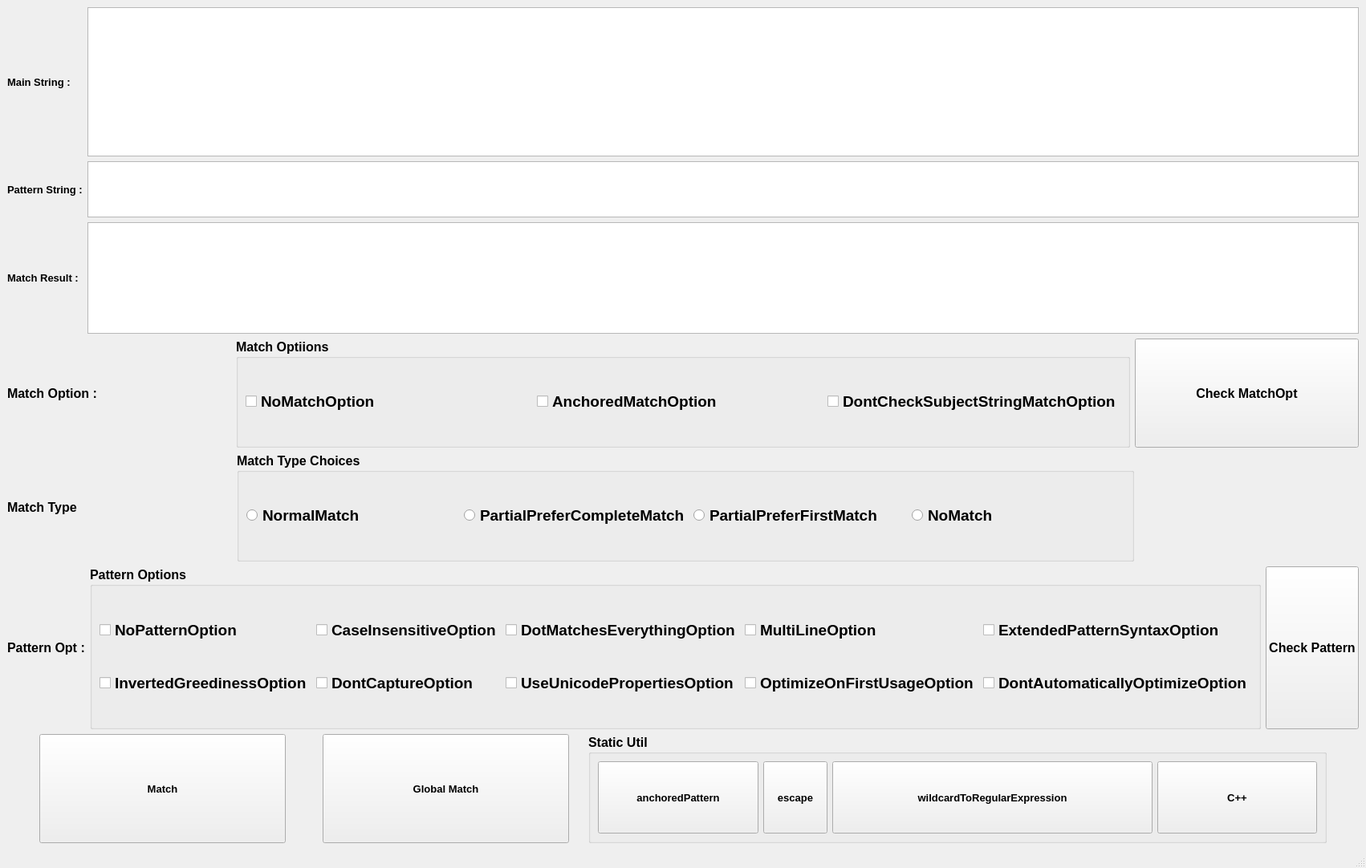
<?xml version="1.0" encoding="UTF-8"?>
<ui version="4.0">
 <class>MainWindow</class>
 <widget class="QMainWindow" name="MainWindow">
  <property name="geometry">
   <rect>
    <x>0</x>
    <y>0</y>
    <width>1250</width>
    <height>1082</height>
   </rect>
  </property>
  <property name="windowTitle">
   <string>Regular Expression Util</string>
  </property>
  <widget class="QWidget" name="centralwidget">
   <layout class="QVBoxLayout" name="verticalLayout" stretch="6,2,2,3,2">
    <item>
     <layout class="QGridLayout" name="gridLayout" rowstretch="4,1,3" rowminimumheight="0,0,0">
      <item row="0" column="0">
       <widget class="QLabel" name="label">
        <property name="font">
         <font>
          <family>Arial</family>
          <pointsize>10</pointsize>
          <weight>75</weight>
          <bold>true</bold>
         </font>
        </property>
        <property name="text">
         <string>Main String :</string>
        </property>
       </widget>
      </item>
      <item row="0" column="1">
       <widget class="QPlainTextEdit" name="mainTxt"/>
      </item>
      <item row="2" column="0">
       <widget class="QLabel" name="label_3">
        <property name="font">
         <font>
          <family>Arial</family>
          <pointsize>10</pointsize>
          <weight>75</weight>
          <bold>true</bold>
         </font>
        </property>
        <property name="text">
         <string>Match Result :</string>
        </property>
       </widget>
      </item>
      <item row="1" column="0">
       <widget class="QLabel" name="label_2">
        <property name="font">
         <font>
          <family>Arial</family>
          <pointsize>10</pointsize>
          <weight>75</weight>
          <bold>true</bold>
         </font>
        </property>
        <property name="text">
         <string>Pattern String :</string>
        </property>
       </widget>
      </item>
      <item row="2" column="1">
       <widget class="QPlainTextEdit" name="resultTxt"/>
      </item>
      <item row="1" column="1">
       <widget class="QPlainTextEdit" name="patternTxt"/>
      </item>
     </layout>
    </item>
    <item>
     <layout class="QHBoxLayout" name="horizontalLayout_4" stretch="1,4,1">
      <item>
       <widget class="QLabel" name="label_4">
        <property name="font">
         <font>
          <family>Arial</family>
          <pointsize>12</pointsize>
          <weight>75</weight>
          <bold>true</bold>
         </font>
        </property>
        <property name="text">
         <string>Match Option : </string>
        </property>
       </widget>
      </item>
      <item>
       <widget class="QGroupBox" name="matchOptBox">
        <property name="font">
         <font>
          <family>Arial</family>
          <pointsize>12</pointsize>
          <weight>75</weight>
          <bold>true</bold>
         </font>
        </property>
        <property name="title">
         <string>Match Optiions</string>
        </property>
        <layout class="QHBoxLayout" name="horizontalLayout_6">
         <item>
          <widget class="QCheckBox" name="mthOpt_NoMthOpt_chk">
           <property name="font">
            <font>
             <family>Arial</family>
             <pointsize>14</pointsize>
             <weight>75</weight>
             <bold>true</bold>
            </font>
           </property>
           <property name="toolTip">
            <string>No Match Option</string>
           </property>
           <property name="text">
            <string>NoMatchOption</string>
           </property>
          </widget>
         </item>
         <item>
          <widget class="QCheckBox" name="mthOpt_AnchoredMthOpt_chk">
           <property name="font">
            <font>
             <family>Arial</family>
             <pointsize>14</pointsize>
             <weight>75</weight>
             <bold>true</bold>
            </font>
           </property>
           <property name="toolTip">
            <string>Anchored Match Option</string>
           </property>
           <property name="text">
            <string>AnchoredMatchOption</string>
           </property>
          </widget>
         </item>
         <item>
          <widget class="QCheckBox" name="mtchOpt_dontchkSubStrMthOpt_chk">
           <property name="font">
            <font>
             <family>Arial</family>
             <pointsize>14</pointsize>
             <weight>75</weight>
             <bold>true</bold>
            </font>
           </property>
           <property name="toolTip">
            <string>Don't CheckSubject String Match Option</string>
           </property>
           <property name="text">
            <string>DontCheckSubjectStringMatchOption</string>
           </property>
          </widget>
         </item>
        </layout>
       </widget>
      </item>
      <item>
       <widget class="QPushButton" name="matchValidBtn">
        <property name="sizePolicy">
         <sizepolicy hsizetype="Minimum" vsizetype="Preferred">
          <horstretch>0</horstretch>
          <verstretch>0</verstretch>
         </sizepolicy>
        </property>
        <property name="font">
         <font>
          <family>Arial</family>
          <pointsize>12</pointsize>
          <weight>75</weight>
          <bold>true</bold>
         </font>
        </property>
        <property name="text">
         <string>Check MatchOpt</string>
        </property>
       </widget>
      </item>
     </layout>
    </item>
    <item>
     <layout class="QHBoxLayout" name="horizontalLayout_3" stretch="1,4,1">
      <item>
       <widget class="QLabel" name="label_6">
        <property name="font">
         <font>
          <family>Arial</family>
          <pointsize>12</pointsize>
          <weight>75</weight>
          <bold>true</bold>
         </font>
        </property>
        <property name="text">
         <string>Match Type</string>
        </property>
       </widget>
      </item>
      <item>
       <widget class="QGroupBox" name="groupBox">
        <property name="font">
         <font>
          <family>Arial</family>
          <pointsize>12</pointsize>
          <weight>75</weight>
          <bold>true</bold>
         </font>
        </property>
        <property name="title">
         <string>Match Type Choices</string>
        </property>
        <layout class="QHBoxLayout" name="horizontalLayout_7">
         <item>
          <widget class="QRadioButton" name="mthTy_normalMth_rBtn">
           <property name="font">
            <font>
             <family>Arial</family>
             <pointsize>14</pointsize>
             <weight>75</weight>
             <bold>true</bold>
            </font>
           </property>
           <property name="toolTip">
            <string>No Match</string>
           </property>
           <property name="text">
            <string>NormalMatch</string>
           </property>
          </widget>
         </item>
         <item>
          <widget class="QRadioButton" name="mthTy_partialPreCmpMth_rBtn">
           <property name="font">
            <font>
             <family>Arial</family>
             <pointsize>14</pointsize>
             <weight>75</weight>
             <bold>true</bold>
            </font>
           </property>
           <property name="toolTip">
            <string>Partial Prefer Complete Match</string>
           </property>
           <property name="text">
            <string>PartialPreferCompleteMatch</string>
           </property>
          </widget>
         </item>
         <item>
          <widget class="QRadioButton" name="mthTy_partPre1stMth_rBtn">
           <property name="font">
            <font>
             <family>Arial</family>
             <pointsize>14</pointsize>
             <weight>75</weight>
             <bold>true</bold>
            </font>
           </property>
           <property name="toolTip">
            <string>Partial Prefer First Match</string>
           </property>
           <property name="text">
            <string>PartialPreferFirstMatch</string>
           </property>
          </widget>
         </item>
         <item>
          <widget class="QRadioButton" name="mthTy_noMth_rBtn">
           <property name="font">
            <font>
             <family>Arial</family>
             <pointsize>14</pointsize>
             <weight>75</weight>
             <bold>true</bold>
            </font>
           </property>
           <property name="toolTip">
            <string>No Match</string>
           </property>
           <property name="text">
            <string>NoMatch</string>
           </property>
          </widget>
         </item>
        </layout>
       </widget>
      </item>
      <item>
       <spacer name="horizontalSpacer_5">
        <property name="orientation">
         <enum>Qt::Horizontal</enum>
        </property>
        <property name="sizeHint" stdset="0">
         <size>
          <width>40</width>
          <height>20</height>
         </size>
        </property>
       </spacer>
      </item>
     </layout>
    </item>
    <item>
     <layout class="QHBoxLayout" name="horizontalLayout_2" stretch="1,4,2">
      <item>
       <widget class="QLabel" name="label_5">
        <property name="font">
         <font>
          <family>Arial</family>
          <pointsize>12</pointsize>
          <weight>75</weight>
          <bold>true</bold>
         </font>
        </property>
        <property name="text">
         <string>Pattern Opt :</string>
        </property>
       </widget>
      </item>
      <item>
       <widget class="QGroupBox" name="patternOptBox">
        <property name="font">
         <font>
          <family>Arial</family>
          <pointsize>12</pointsize>
          <weight>75</weight>
          <bold>true</bold>
         </font>
        </property>
        <property name="title">
         <string>Pattern Options</string>
        </property>
        <layout class="QGridLayout" name="gridLayout_2">
         <item row="0" column="0">
          <widget class="QCheckBox" name="ptnOpt_0_chk">
           <property name="font">
            <font>
             <family>Arial</family>
             <pointsize>14</pointsize>
             <weight>75</weight>
             <bold>true</bold>
            </font>
           </property>
           <property name="toolTip">
            <string>No Pattern Option</string>
           </property>
           <property name="text">
            <string>NoPatternOption</string>
           </property>
          </widget>
         </item>
         <item row="0" column="1">
          <widget class="QCheckBox" name="ptnOpt_1_chk">
           <property name="font">
            <font>
             <family>Arial</family>
             <pointsize>14</pointsize>
             <weight>75</weight>
             <bold>true</bold>
            </font>
           </property>
           <property name="toolTip">
            <string>Case Insensitive Option</string>
           </property>
           <property name="text">
            <string>CaseInsensitiveOption</string>
           </property>
          </widget>
         </item>
         <item row="0" column="2">
          <widget class="QCheckBox" name="ptnOpt_2_chk">
           <property name="font">
            <font>
             <family>Arial</family>
             <pointsize>14</pointsize>
             <weight>75</weight>
             <bold>true</bold>
            </font>
           </property>
           <property name="toolTip">
            <string>Dot Matches Everything Option</string>
           </property>
           <property name="text">
            <string>DotMatchesEverythingOption</string>
           </property>
          </widget>
         </item>
         <item row="0" column="3">
          <widget class="QCheckBox" name="ptnOpt_3_chk">
           <property name="font">
            <font>
             <family>Arial</family>
             <pointsize>14</pointsize>
             <weight>75</weight>
             <bold>true</bold>
            </font>
           </property>
           <property name="toolTip">
            <string>MultiLine Option</string>
           </property>
           <property name="text">
            <string>MultiLineOption</string>
           </property>
          </widget>
         </item>
         <item row="0" column="4">
          <widget class="QCheckBox" name="ptnOpt_4_chk">
           <property name="font">
            <font>
             <family>Arial</family>
             <pointsize>14</pointsize>
             <weight>75</weight>
             <bold>true</bold>
            </font>
           </property>
           <property name="toolTip">
            <string>Extended Pattern Syntax Option</string>
           </property>
           <property name="text">
            <string>ExtendedPatternSyntaxOption</string>
           </property>
          </widget>
         </item>
         <item row="1" column="0">
          <widget class="QCheckBox" name="ptnOpt_5_chk">
           <property name="font">
            <font>
             <family>Arial</family>
             <pointsize>14</pointsize>
             <weight>75</weight>
             <bold>true</bold>
            </font>
           </property>
           <property name="toolTip">
            <string>Inverted Greediness Option</string>
           </property>
           <property name="text">
            <string>InvertedGreedinessOption</string>
           </property>
          </widget>
         </item>
         <item row="1" column="1">
          <widget class="QCheckBox" name="ptnOpt_6_chk">
           <property name="font">
            <font>
             <family>Arial</family>
             <pointsize>14</pointsize>
             <weight>75</weight>
             <bold>true</bold>
            </font>
           </property>
           <property name="toolTip">
            <string>Don't Capture Option</string>
           </property>
           <property name="text">
            <string>DontCaptureOption</string>
           </property>
          </widget>
         </item>
         <item row="1" column="2">
          <widget class="QCheckBox" name="ptnOpt_7_chk">
           <property name="font">
            <font>
             <family>Arial</family>
             <pointsize>14</pointsize>
             <weight>75</weight>
             <bold>true</bold>
            </font>
           </property>
           <property name="toolTip">
            <string>Use Unicode Properties Option</string>
           </property>
           <property name="text">
            <string>UseUnicodePropertiesOption</string>
           </property>
          </widget>
         </item>
         <item row="1" column="3">
          <widget class="QCheckBox" name="ptnOpt_8_chk">
           <property name="font">
            <font>
             <family>Arial</family>
             <pointsize>14</pointsize>
             <weight>75</weight>
             <bold>true</bold>
            </font>
           </property>
           <property name="toolTip">
            <string>Optimize On FirstUsage Option</string>
           </property>
           <property name="text">
            <string>OptimizeOnFirstUsageOption</string>
           </property>
          </widget>
         </item>
         <item row="1" column="4">
          <widget class="QCheckBox" name="ptnOpt_9_chk">
           <property name="font">
            <font>
             <family>Arial</family>
             <pointsize>14</pointsize>
             <weight>75</weight>
             <bold>true</bold>
            </font>
           </property>
           <property name="toolTip">
            <string>Don't AutomaticallyOptimize Option</string>
           </property>
           <property name="text">
            <string>DontAutomaticallyOptimizeOption</string>
           </property>
          </widget>
         </item>
        </layout>
       </widget>
      </item>
      <item>
       <widget class="QPushButton" name="checkPatternBtn">
        <property name="sizePolicy">
         <sizepolicy hsizetype="Minimum" vsizetype="Preferred">
          <horstretch>0</horstretch>
          <verstretch>0</verstretch>
         </sizepolicy>
        </property>
        <property name="font">
         <font>
          <family>Arial</family>
          <pointsize>12</pointsize>
          <weight>75</weight>
          <bold>true</bold>
         </font>
        </property>
        <property name="text">
         <string>Check Pattern</string>
        </property>
       </widget>
      </item>
     </layout>
    </item>
    <item>
     <layout class="QHBoxLayout" name="horizontalLayout" stretch="0,1,0,1,0,3,0">
      <item>
       <spacer name="horizontalSpacer">
        <property name="orientation">
         <enum>Qt::Horizontal</enum>
        </property>
        <property name="sizeHint" stdset="0">
         <size>
          <width>40</width>
          <height>20</height>
         </size>
        </property>
       </spacer>
      </item>
      <item>
       <widget class="QPushButton" name="matchBtn">
        <property name="sizePolicy">
         <sizepolicy hsizetype="Minimum" vsizetype="Preferred">
          <horstretch>0</horstretch>
          <verstretch>0</verstretch>
         </sizepolicy>
        </property>
        <property name="font">
         <font>
          <family>Arial</family>
          <pointsize>10</pointsize>
          <weight>75</weight>
          <bold>true</bold>
         </font>
        </property>
        <property name="text">
         <string>Match</string>
        </property>
       </widget>
      </item>
      <item>
       <spacer name="horizontalSpacer_2">
        <property name="orientation">
         <enum>Qt::Horizontal</enum>
        </property>
        <property name="sizeHint" stdset="0">
         <size>
          <width>40</width>
          <height>20</height>
         </size>
        </property>
       </spacer>
      </item>
      <item>
       <widget class="QPushButton" name="globalMatchBtn">
        <property name="sizePolicy">
         <sizepolicy hsizetype="Minimum" vsizetype="Preferred">
          <horstretch>0</horstretch>
          <verstretch>0</verstretch>
         </sizepolicy>
        </property>
        <property name="font">
         <font>
          <family>Arial</family>
          <pointsize>10</pointsize>
          <weight>75</weight>
          <bold>true</bold>
         </font>
        </property>
        <property name="text">
         <string>Global Match</string>
        </property>
       </widget>
      </item>
      <item>
       <spacer name="horizontalSpacer_3">
        <property name="orientation">
         <enum>Qt::Horizontal</enum>
        </property>
        <property name="sizeHint" stdset="0">
         <size>
          <width>18</width>
          <height>20</height>
         </size>
        </property>
       </spacer>
      </item>
      <item>
       <widget class="QGroupBox" name="groupBox_2">
        <property name="font">
         <font>
          <family>Arial</family>
          <pointsize>12</pointsize>
          <weight>75</weight>
          <bold>true</bold>
         </font>
        </property>
        <property name="title">
         <string>Static Util</string>
        </property>
        <layout class="QHBoxLayout" name="horizontalLayout_5" stretch="1,0,2,1">
         <item>
          <widget class="QPushButton" name="anchoredBtn">
           <property name="sizePolicy">
            <sizepolicy hsizetype="Minimum" vsizetype="Preferred">
             <horstretch>0</horstretch>
             <verstretch>0</verstretch>
            </sizepolicy>
           </property>
           <property name="font">
            <font>
             <family>Arial</family>
             <pointsize>10</pointsize>
             <weight>75</weight>
             <bold>true</bold>
            </font>
           </property>
           <property name="text">
            <string>anchoredPattern</string>
           </property>
          </widget>
         </item>
         <item>
          <widget class="QPushButton" name="escapleBtn">
           <property name="sizePolicy">
            <sizepolicy hsizetype="Minimum" vsizetype="Preferred">
             <horstretch>0</horstretch>
             <verstretch>0</verstretch>
            </sizepolicy>
           </property>
           <property name="font">
            <font>
             <family>Arial</family>
             <pointsize>10</pointsize>
             <weight>75</weight>
             <bold>true</bold>
            </font>
           </property>
           <property name="text">
            <string>escape</string>
           </property>
          </widget>
         </item>
         <item>
          <widget class="QPushButton" name="wildcardReBtn">
           <property name="sizePolicy">
            <sizepolicy hsizetype="Minimum" vsizetype="Preferred">
             <horstretch>0</horstretch>
             <verstretch>0</verstretch>
            </sizepolicy>
           </property>
           <property name="font">
            <font>
             <family>Arial</family>
             <pointsize>10</pointsize>
             <weight>75</weight>
             <bold>true</bold>
            </font>
           </property>
           <property name="text">
            <string>wildcardToRegularExpression</string>
           </property>
          </widget>
         </item>
         <item>
          <widget class="QPushButton" name="cppBtn1">
           <property name="sizePolicy">
            <sizepolicy hsizetype="Minimum" vsizetype="Preferred">
             <horstretch>0</horstretch>
             <verstretch>0</verstretch>
            </sizepolicy>
           </property>
           <property name="font">
            <font>
             <family>Arial</family>
             <pointsize>10</pointsize>
             <weight>75</weight>
             <bold>true</bold>
            </font>
           </property>
           <property name="text">
            <string>C++</string>
           </property>
          </widget>
         </item>
        </layout>
       </widget>
      </item>
      <item>
       <spacer name="horizontalSpacer_4">
        <property name="orientation">
         <enum>Qt::Horizontal</enum>
        </property>
        <property name="sizeHint" stdset="0">
         <size>
          <width>40</width>
          <height>20</height>
         </size>
        </property>
       </spacer>
      </item>
     </layout>
    </item>
   </layout>
  </widget>
  <widget class="QStatusBar" name="statusbar">
   <property name="font">
    <font>
     <family>Arial</family>
     <pointsize>10</pointsize>
     <weight>75</weight>
     <bold>true</bold>
    </font>
   </property>
  </widget>
 </widget>
 <resources/>
 <connections/>
</ui>
